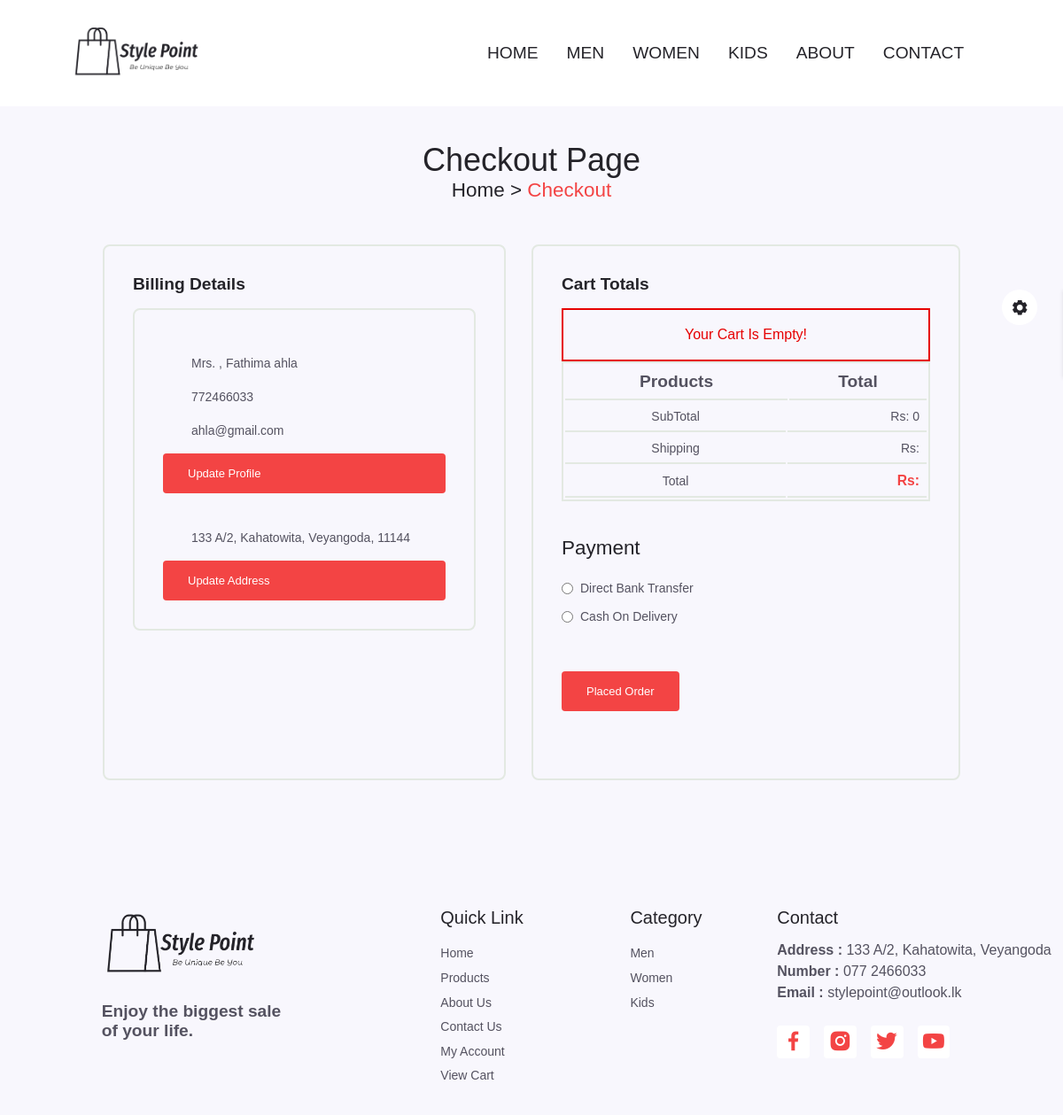
The app's page /checkout.php (signed in), older data.
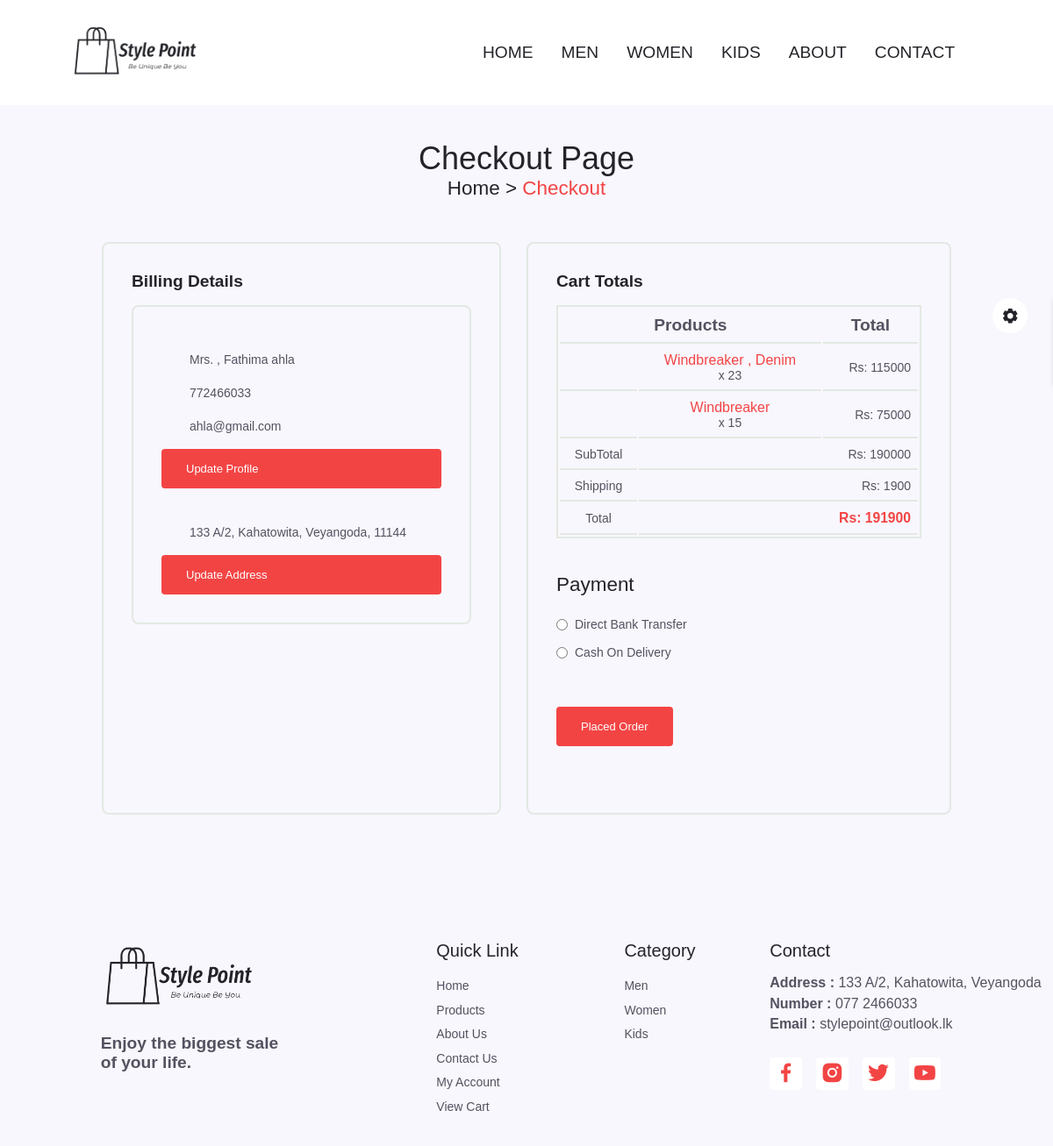
The same page, newer data.
### tables this page shows
CREATE TABLE `cart` (
  `cart_ID` int(100) NOT NULL,
  `user_id` int(100) NOT NULL,
  `pro_id` int(100) NOT NULL,
  `pro_Name` varchar(100) NOT NULL,
  `price` int(100) NOT NULL,
  `quantity` int(100) NOT NULL,
  `image` varchar(100) NOT NULL
);

### checkout.php (the view, shortened to what the changed rows need)
<?php
include 'components/connect.php';
if(isset($_SESSION['user_id'])){
    $user_id = $_SESSION['user_id'];
}else{
    $user_id = '';
    header('location:index.php');
};
?>
<!DOCTYPE html>
<html lang="en">
    <head>
        <link rel="stylesheet" href="css/swiper-bundle.min.css">
        <link rel="stylesheet" href="css/style.css">
        <link rel="stylesheet" class="js-color-style" href="css/colors/color-1.css">
        <link href="https://cdn.jsdelivr.net/npm/remixicon@3.2.0/fonts/remixicon.css" rel="stylesheet">
        <link href='https://unpkg.com/boxicons@2.1.4/css/boxicons.min.css' rel='stylesheet'>
        <link href="/website/css/uicons-bold-rounded.css" rel="stylesheet">
        <link rel="stylesheet" href="">
    </head>
    <body>
        <main class="main">
            <section class="checkout section container">
                <h2 class="breadcrumb__title">Checkout Page</h2>
                    <div class="checkout__container grid">
                        <div class="checkout__title">
                                <table class="checkout__table">
                                    <tr>
                                        <th colspan="2">Products</th>
                                        <th>Total</th>
                                    </tr>
                                <?php
                                    $super_sub = 0;
                                    $select_cart = $conn->prepare("SELECT * FROM `cart` WHERE user_id = ?");
                                    $select_cart->execute([$user_id]);
                                    if ($select_cart->rowCount() > 0) {
                                        while ($fetch_cart = $select_cart->fetch(PDO::FETCH_ASSOC)) {
                                ?>
                                    <tr>
                                        <td><img src="uploaded_img/<?= $fetch_cart['image']; ?>" alt="" class="checkout__img"></td>
                                        <td>
                                            <h3 class="checkout__table-protitle"><?= $fetch_cart['pro_Name']; ?></h3>
                                            <p class="checkout__table-quantity">x <?= $fetch_cart['quantity']; ?></p>
                                        </td>
                                        <td>
                                            <span class="checkout__table-price">Rs: <?= $sub_total = ($fetch_cart['price'] * $fetch_cart['quantity']); ?></span>
                                        </td>
                                    </tr>
                                <?php
                                    $sub_total = ($fetch_cart['price'] * $fetch_cart['quantity']);
                                    $super_sub += $sub_total;
                                    $shippingfee = $super_sub * 0.01;
                                        }
                                    $grand_total = $super_sub + $shippingfee;
                                    ?>
                                    <?php
                                        } else {
                                                echo '<p class="empty">Your cart is empty!</p>';
                                            }
                                    ?>
                                    <tr>
                                        <td><span class="checkout__subtitle">SubTotal</span></td>
                                        <td colspan="2"><span class="checkout__table-price">Rs: <?=$super_sub; ?></span></td>
                                    </tr>
                                    <tr>
                                        <td><span class="checkout__subtitle">Shipping</span></td>
                                        <td colspan="2"><span class="checkout__table-price">Rs: <?= $shippingfee; ?></span></td>
                                    </tr>
                                    <tr>
                                        <td><span class="checkout__subtitle">Total</span></td>
                                        <td colspan="2"><span class="checkout__grand-total">Rs: <?= $grand_total; ?></span></td>
                                    </tr>
                                </table>
                        </div>
                    </div>
            </section>
        </main>
    </body>
</html>

Row changes from the older to the newer data that the page shows:
added cart: pro_Name "Windbreaker , Denim", quantity "23", $sub_total = ($fetch_cart['price'] * $fetch_cart['quantity']) "115000"
added cart: pro_Name "Windbreaker", quantity "15", $sub_total = ($fetch_cart['price'] * $fetch_cart['quantity']) "75000"
Text that changed along with them:
$super_sub: "0" → "190000"
$shippingfee: (not shown) → "1900"
$grand_total: (not shown) → "191900"
text no longer shown: "Your Cart Is Empty!"
